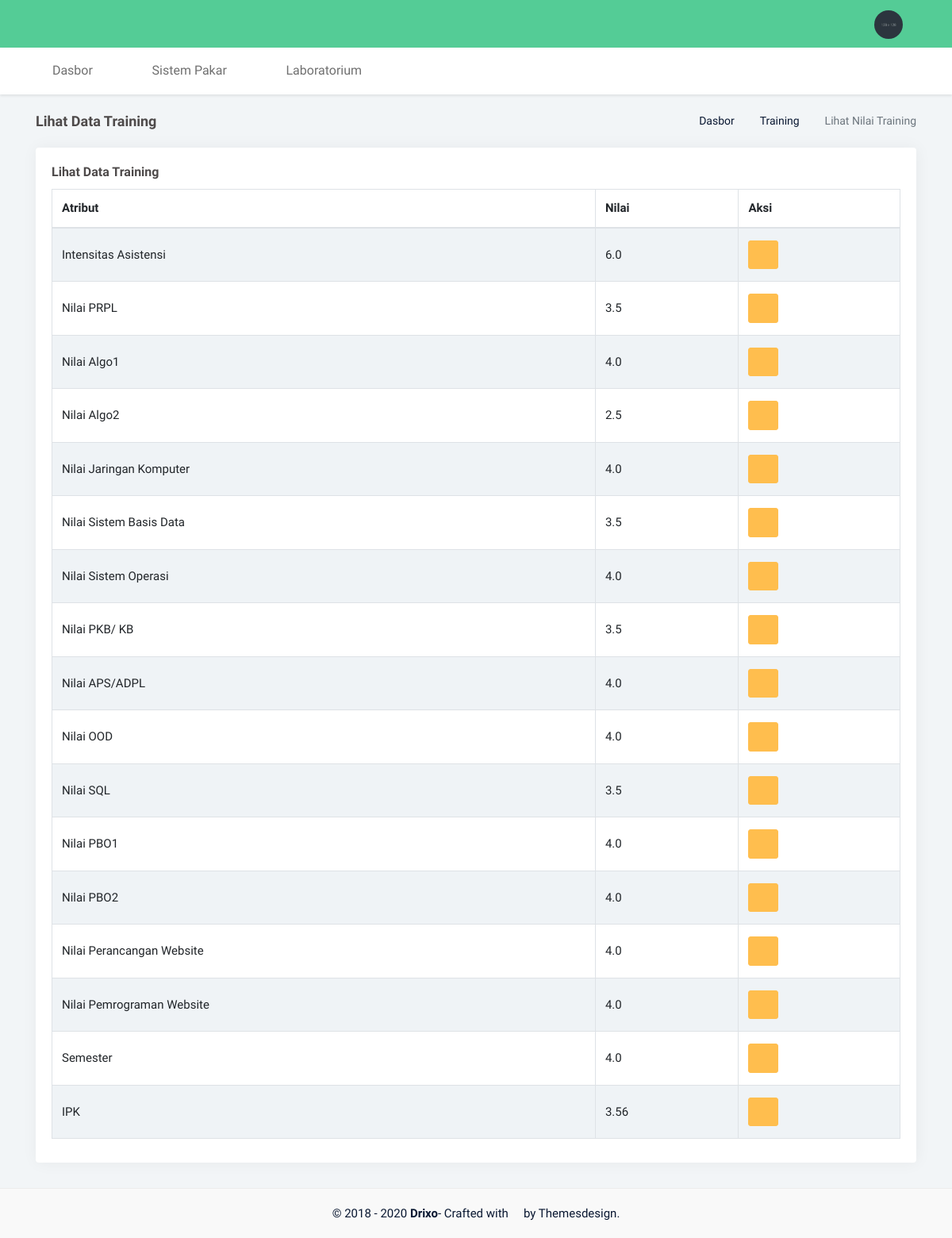
Screenshot of /training/see-training/3 with the database file from the repository.
### home/models.py (models this page shows, shortened)
class TrainingValue(models.Model):
    training_id = models.ForeignKey(Training ,null=True, on_delete=models.SET_NULL)
    attribute_id = models.ForeignKey(Attribute ,null=True, on_delete=models.SET_NULL)
    value = models.FloatField(null=True)
    date_created = models.DateTimeField(auto_now_add=True)

class Attribute(models.Model):
    name  = models.CharField(max_length=200, null=True)
    date_created = models.DateTimeField(auto_now_add=True)
    def __str__(self):
        return self.name

### home/views.py (the view)
# urls.py: path('training/see-training/<str:id>', views.seeDataTraining, name="see_data_training"),
def seeDataTraining(request, id):
    dtrain = TrainingValue.objects.filter(training_id=id)
    attr = Attribute.objects.all()
    data = {'dtrain':dtrain, 'attr':attr}
    return render(request, 'training/see_training.html', data)

### home/templates/training/see_training.html (shortened to what this page needs)
{% extends 'base.html' %}
{% load static %}
{% block css %}
<link href="{% static '/plugins/datatables/dataTables.bootstrap4.min.css' %}" rel="stylesheet" type="text/css" />
<link href="{% static '/plugins/datatables/buttons.bootstrap4.min.css' %}" rel="stylesheet" type="text/css" />
{% endblock css %}
{% block breadcrumb %}
<div class="btn-group float-right">
    <ol class="breadcrumb hide-phone p-0 m-0">
        <li class="breadcrumb-item"><a href="{% url 'dasbor' %}">Dasbor</a></li>
        <li class="breadcrumb-item"><a href="{% url 'training' %}">Training</a></li>
        <li class="breadcrumb-item active">Lihat Nilai Training</li>
    </ol>
</div>
<h4 class="page-title">Lihat Data Training</h4>
{%endblock%}
{% block content %}
<div class="row">
  <div class="col-12">
    <div class="card m-b-30">
        <div class="card-body">
            <h4 class="mt-0 header-title">Lihat Data Training</h4>
            <table id="datatable-buttons" class="table table-striped table-bordered dt-responsive nowrap" style="border-collapse: collapse; border-spacing: 0; width: 100%;">
                <thead>
                <tr>
                    <th>Atribut</th>
                    <th>Nilai</th>
                    <th>Aksi</th>
                </tr>
                </thead>
                <tbody style="overflow-x: scroll;">
                {% for training in dtrain %}
                <tr>
                    <td>{{training.attribute_id}}</td>
                    <td>{{training.value}}</td>
                    <td><a href="{% url 'update_data_training' training.id %}" class="btn btn-warning"><span class="fa fa-pencil"></span></a></td>
                </tr>
                {% endfor %}
                </tbody>
            </table>
        </div>
    </div>
  </div>
</div>
{% endblock content %}

### static/css/style.css (style rules this page uses)
body { background: #f2f5f7; font-family: "Mukta", sans-serif; margin: 0; font-size: 15px; color: #4e4a4a; }
html { overflow-x: hidden; position: relative; min-height: 100%; background: #f2f5f7; }
h1, h2, h3, h4, h5, h6 { margin: 10px 0; font-weight: 600; font-family: "Mukta", sans-serif; }
h4 { line-height: 22px; }
* { outline: none !important; }
.breadcrumb { background-color: transparent; margin-bottom: 12px; margin-top: 10px; padding: .75rem 0rem; }
.breadcrumb li { font-size: 14px; }
.breadcrumb li a { color: #0a1832; }
.breadcrumb > li + li:before { padding: 0 5px; color: #707070; content: "\f105" !important; font-family: FontAwesome; }
.card { -webkit-box-shadow: 1px 0px 20px rgba(0, 0, 0, 0.05); box-shadow: 1px 0px 20px rgba(0, 0, 0, 0.05); border: none; }
.p-0 { padding: 0; }
.m-0 { margin: 0; }
.m-b-30 { margin-bottom: 30px; }
.header-title { font-size: 16px; }
body { padding-bottom: 65px; }
.page-title-box .page-title { font-size: 18px; margin-bottom: 0; margin-top: 0; }
.btn { border-radius: 3px; font-size: 15px; }
.btn-primary, .btn-success, .btn-info, .btn-warning, .btn-danger, .btn-dark { color: #ffffff; }
.btn-warning { background-color: #ffbe4e; border: 1px solid #ffbe4e; }
.table { margin-bottom: 10px; }
.table > tbody > tr > td, .table > tfoot > tr > td, .table > thead > tr > td { padding: 15px 12px; }
.table-hover tbody tr:hover, .table-striped tbody tr:nth-of-type(odd), .thead-default th { background-color: #eff3f6; }
.table td, .table th { vertical-align: middle; }

### rows the page displays
TrainingValue: attribute_id "Intensitas Asistensi", value "6.0"
TrainingValue: attribute_id "Nilai PRPL", value "3.5"
TrainingValue: attribute_id "Nilai Algo1", value "4.0"
TrainingValue: attribute_id "Nilai Algo2", value "2.5"
TrainingValue: attribute_id "Nilai Jaringan Komputer", value "4.0"
TrainingValue: attribute_id "Nilai Sistem Basis Data", value "3.5"
TrainingValue: attribute_id "Nilai Sistem Operasi", value "4.0"
TrainingValue: attribute_id "Nilai PKB/ KB", value "3.5"
TrainingValue: attribute_id "Nilai APS/ADPL", value "4.0"
TrainingValue: attribute_id "Nilai OOD", value "4.0"
TrainingValue: attribute_id "Nilai SQL", value "3.5"
TrainingValue: attribute_id "Nilai PBO1", value "4.0"
TrainingValue: attribute_id "Nilai PBO2", value "4.0"
TrainingValue: attribute_id "Nilai Perancangan Website", value "4.0"
TrainingValue: attribute_id "Nilai Pemrograman Website", value "4.0"
TrainingValue: attribute_id "Semester", value "4.0"
TrainingValue: attribute_id "IPK", value "3.56"
